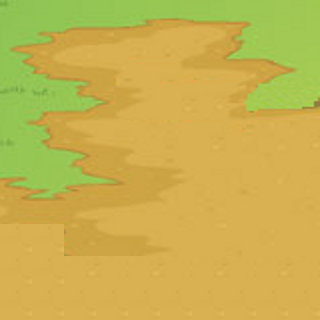

Below is a game level as drawn by its tile map, then a one-line description and the .tmx file that defines it, in full:
An orthogonal 10x10 tile map with 32x32 px tiles, 1 tile layer (Capa de Patrones 1).

<map version="1.0" orientation="orthogonal" width="10" height="10" tilewidth="32" tileheight="32">
 <tileset firstgid="1" name="fondo" tilewidth="32" tileheight="32">
  <image source="jungla.jpg" width="1024" height="768" />
 </tileset>
 <layer name="Capa de Patrones 1" width="10" height="10">
  <data encoding="csv">
163,164,165,166,167,168,169,170,171,172,
195,196,197,198,199,200,201,202,203,204,
227,228,229,230,231,232,233,234,235,236,
259,260,261,262,263,264,265,266,267,268,
291,292,293,294,295,296,297,298,299,300,
323,324,325,326,327,328,329,330,331,332,
355,356,357,358,359,360,361,362,363,364,
428,428,389,390,391,392,393,394,395,396,
428,428,300,301,300,301,300,301,300,301,
428,428,428,428,428,428,428,428,428,428
</data>
 </layer>
</map>